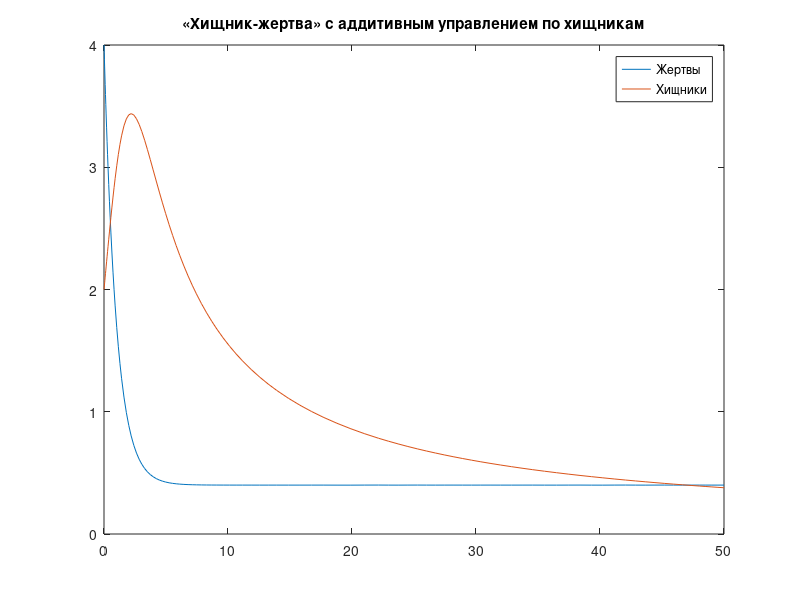

Write MATLAB code to recreate this figure.
function pr2
t=[0 50];
clc;
[t,X]=ode45(@Func,t,[4; 2]);
plot(t,X(:,1), t,X(:,2));
title('«Хищник-жертва» с аддитивным управлением по хищникам');
legend('Жертвы','Хищники');
end 
 
function out=Func(~,x)
a = 0.8;
aa = 0.8;
e = 0.8;
y = 0.3;
b = 0.055;
xx = 0.4;
T = 1;
 
u = - (x(1) - xx)/T - (a.*x(1)- (x(1).*x(2))./(1 + aa.*x(1)) - e.*x(1).*x(1));
 
f1 = (a.*x(1)- (x(1).*x(2))./(1 + aa.*x(1)) - e.*x(1).*x(1)+ u);
f2 = (-y.*x(2) + (x(1).*x(2))./(1 + aa.*x(1)) - b.*x(2).*x(2));
 
out = [f1;f2];
end
